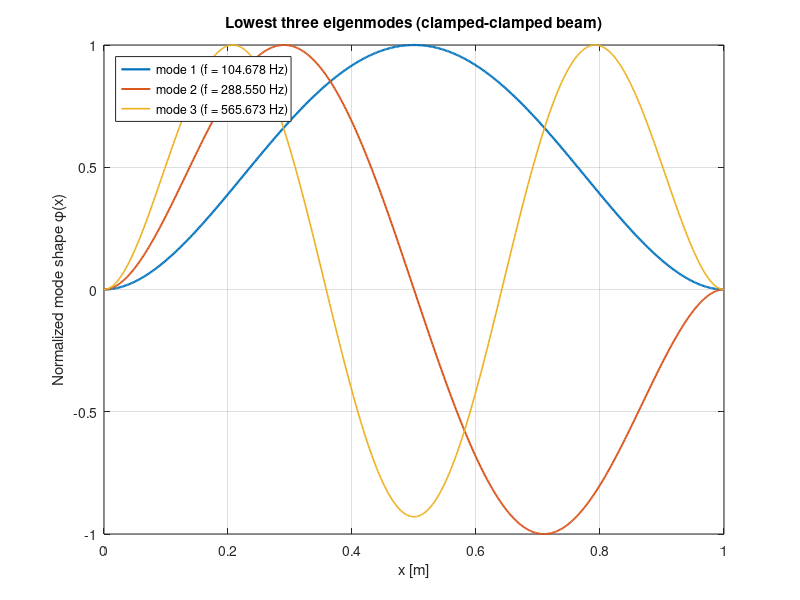

The MATLAB script that drew this image:
clear; clc; close all;

%% --- beam parameters (assignment) ---
rho = 2700;      % [kg/m^3]
E   = 70e9;      % [Pa]
b   = 0.02;      % [m]
h   = 0.02;      % [m]
L   = 1.00;      % [m]

A = b*h;
I = b*h^3/12;

% Equivalent single-DOF parameters from the assignment (for comparison)
m_single  = 3 * rho * A * L / 8;
k1_single = 2 * pi^4 * E * I / L^3;

% These are the standard roots of cos(lambda) cosh(lambda) - 1 = 0
lambda = [4.730040744862704, 7.853204624095837, 10.99560783800167];  % first 3

% --- exact eigenfrequencies (Hz) ---
f_exact = zeros(3,1);
for n=1:3
    lam = lambda(n);
    omega_n = (lam^2) * sqrt(E*I/(rho*A)) / L^2;   % [rad/s]
    f_exact(n) = omega_n / (2*pi);                 % [Hz]
end

% --- single-mode approximate frequency from part (a) ---
f_approx = sqrt(k1_single / m_single) / (2*pi);

% Print results
fprintf('Exact eigenfrequencies (clamped-clamped beam):\n');
for n=1:3
    fprintf('  mode %d: f_exact = %.6f Hz\n', n, f_exact(n));
end
fprintf('\nSingle-mode (Galerkin) approx (part a): f_approx = %.6f Hz\n', f_approx);
rel_err = (f_approx - f_exact(1)) / f_exact(1) * 100;
fprintf('Relative error (approx vs exact f1): %.4f %%\n\n', rel_err);

%% --- compute analytical mode shapes (normalized) ---
% Mode shape formula (non-dimensional coordinate xi = x/L):
% phi(xi) = cosh(lambda*xi) - cos(lambda*xi) - 
%           ((cosh(lambda) - cos(lambda)) / (sinh(lambda) - sin(lambda))) * (sinh(lambda*xi) - sin(lambda*xi))
%
% xi in [0,1]
xi = linspace(0,1,501);
modes = zeros(length(xi),3);

for n=1:3
    lam = lambda(n);
    C = (cosh(lam) - cos(lam)) / (sinh(lam) - sin(lam));
    phi = cosh(lam*xi) - cos(lam*xi) - C*(sinh(lam*xi) - sin(lam*xi));
    % normalize: scale so max(abs(phi)) = 1
    phi = phi / max(abs(phi));
    modes(:,n) = phi;
end

% --- plot the three normalized eigenmodes ---
figure('Name','Clamped-Clamped beam eigenmodes','NumberTitle','off','Color','w');
plot(xi*L, modes(:,1), 'LineWidth', 1.6); hold on;
plot(xi*L, modes(:,2), 'LineWidth', 1.4);
plot(xi*L, modes(:,3), 'LineWidth', 1.2);
xlabel('x [m]'); ylabel('Normalized mode shape \phi(x)');
title('Lowest three eigenmodes (clamped-clamped beam)'); grid on;
legend({sprintf('mode 1 (f = %.3f Hz)', f_exact(1)), ...
        sprintf('mode 2 (f = %.3f Hz)', f_exact(2)), ...
        sprintf('mode 3 (f = %.3f Hz)', f_exact(3))}, 'Location','northwest');


